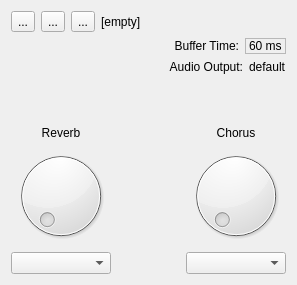
<?xml version="1.0" encoding="UTF-8"?>
<ui version="4.0">
 <class>MainWindow</class>
 <widget class="QMainWindow" name="MainWindow">
  <property name="geometry">
   <rect>
    <x>0</x>
    <y>0</y>
    <width>297</width>
    <height>285</height>
   </rect>
  </property>
  <property name="windowTitle">
   <string>Sonivox EAS Synth</string>
  </property>
  <property name="windowIcon">
   <iconset resource="guisynth.qrc">
    <normaloff>:/icon.png</normaloff>:/icon.png</iconset>
  </property>
  <widget class="QWidget" name="centralWidget">
   <layout class="QGridLayout" name="gridLayout">
    <item row="3" column="1">
     <spacer name="verticalSpacer">
      <property name="orientation">
       <enum>Qt::Vertical</enum>
      </property>
      <property name="sizeHint" stdset="0">
       <size>
        <width>20</width>
        <height>8</height>
       </size>
      </property>
     </spacer>
    </item>
    <item row="4" column="0">
     <widget class="QLabel" name="lblReverb">
      <property name="text">
       <string>Reverb</string>
      </property>
      <property name="alignment">
       <set>Qt::AlignCenter</set>
      </property>
     </widget>
    </item>
    <item row="4" column="2">
     <widget class="QLabel" name="lblChorus">
      <property name="text">
       <string>Chorus</string>
      </property>
      <property name="alignment">
       <set>Qt::AlignCenter</set>
      </property>
     </widget>
    </item>
    <item row="5" column="0">
     <widget class="QDial" name="dial_Reverb">
      <property name="maximum">
       <number>32765</number>
      </property>
     </widget>
    </item>
    <item row="5" column="2">
     <widget class="QDial" name="dial_Chorus">
      <property name="maximum">
       <number>32765</number>
      </property>
     </widget>
    </item>
    <item row="6" column="0">
     <widget class="QComboBox" name="combo_Reverb"/>
    </item>
    <item row="6" column="2">
     <widget class="QComboBox" name="combo_Chorus"/>
    </item>
    <item row="0" column="0" colspan="3">
     <layout class="QHBoxLayout" name="horizontalLayout">
      <item>
       <widget class="QToolButton" name="playButton">
        <property name="text">
         <string>...</string>
        </property>
        <property name="icon">
         <iconset resource="guisynth.qrc">
          <normaloff>:/play.png</normaloff>:/play.png</iconset>
        </property>
        <property name="checkable">
         <bool>true</bool>
        </property>
       </widget>
      </item>
      <item>
       <widget class="QToolButton" name="stopButton">
        <property name="text">
         <string>...</string>
        </property>
        <property name="icon">
         <iconset resource="guisynth.qrc">
          <normaloff>:/stop.png</normaloff>:/stop.png</iconset>
        </property>
       </widget>
      </item>
      <item>
       <widget class="QToolButton" name="openButton">
        <property name="text">
         <string>...</string>
        </property>
        <property name="icon">
         <iconset resource="guisynth.qrc">
          <normaloff>:/open.png</normaloff>:/open.png</iconset>
        </property>
        <property name="checkable">
         <bool>false</bool>
        </property>
        <property name="checked">
         <bool>false</bool>
        </property>
       </widget>
      </item>
      <item>
       <widget class="QLabel" name="lblSong">
        <property name="text">
         <string>[empty]</string>
        </property>
       </widget>
      </item>
     </layout>
    </item>
    <item row="1" column="0" colspan="3">
     <layout class="QHBoxLayout" name="horizontalLayout_2">
      <item>
       <widget class="QLabel" name="lblBufferTime">
        <property name="sizePolicy">
         <sizepolicy hsizetype="Expanding" vsizetype="Minimum">
          <horstretch>0</horstretch>
          <verstretch>0</verstretch>
         </sizepolicy>
        </property>
        <property name="text">
         <string>Buffer Time:</string>
        </property>
        <property name="alignment">
         <set>Qt::AlignRight|Qt::AlignTrailing|Qt::AlignVCenter</set>
        </property>
       </widget>
      </item>
      <item>
       <widget class="QLabel" name="bufTime">
        <property name="sizePolicy">
         <sizepolicy hsizetype="Minimum" vsizetype="Fixed">
          <horstretch>0</horstretch>
          <verstretch>0</verstretch>
         </sizepolicy>
        </property>
        <property name="frameShape">
         <enum>QFrame::StyledPanel</enum>
        </property>
        <property name="frameShadow">
         <enum>QFrame::Plain</enum>
        </property>
        <property name="text">
         <string>60 ms</string>
        </property>
        <property name="readOnly" stdset="0">
         <bool>true</bool>
        </property>
       </widget>
      </item>
     </layout>
    </item>
    <item row="2" column="0" colspan="3">
     <layout class="QHBoxLayout" name="horizontalLayout_3">
      <item>
       <widget class="QLabel" name="lblAudioOut">
        <property name="sizePolicy">
         <sizepolicy hsizetype="Expanding" vsizetype="Minimum">
          <horstretch>0</horstretch>
          <verstretch>0</verstretch>
         </sizepolicy>
        </property>
        <property name="text">
         <string>Audio Output:</string>
        </property>
        <property name="alignment">
         <set>Qt::AlignRight|Qt::AlignTrailing|Qt::AlignVCenter</set>
        </property>
       </widget>
      </item>
      <item>
       <widget class="QLabel" name="audioOutput">
        <property name="sizePolicy">
         <sizepolicy hsizetype="Minimum" vsizetype="Fixed">
          <horstretch>0</horstretch>
          <verstretch>0</verstretch>
         </sizepolicy>
        </property>
        <property name="text">
         <string>default</string>
        </property>
       </widget>
      </item>
     </layout>
    </item>
   </layout>
  </widget>
 </widget>
 <layoutdefault spacing="6" margin="11"/>
 <resources>
  <include location="guisynth.qrc"/>
 </resources>
 <connections/>
</ui>
